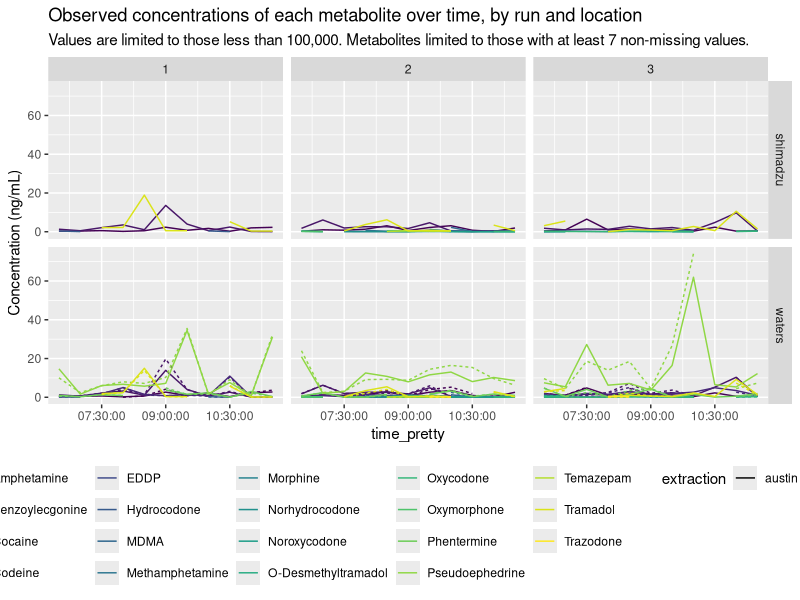

The R script that drew this image:
library(tidyverse)

water <- read_tsv("../../data/water_cleaned.txt")

p <- water %>%
  mutate(has_value = if_else(is.na(value) == TRUE, 0, 1)) %>%
  group_by(metabolite) %>%
  mutate(total_values = sum(has_value)) %>%
  filter(value < 100000 | is.na(value) == TRUE,
         total_values > 6) %>%
  ggplot(aes(x = time_pretty, y = value, color = metabolite, linetype = extraction, group = interaction(extraction, metabolite))) +
  geom_path() +
  facet_grid(machine ~location) +
  theme(
    legend.position = "bottom"
  ) +
  scale_color_viridis_d(name = "") +
  labs(
    title = "Observed concentrations of each metabolite over time, by run and location",
    subtitle = "Values are limited to those less than 100,000. Metabolites limited to those with at least 7 non-missing values.",
    y = "Concentration (ng/mL)"
  )

ggsave("observed-metabolite-time-series.png", p, dpi = 600,
       width = 10,
       height = 5,
       units = "in")
